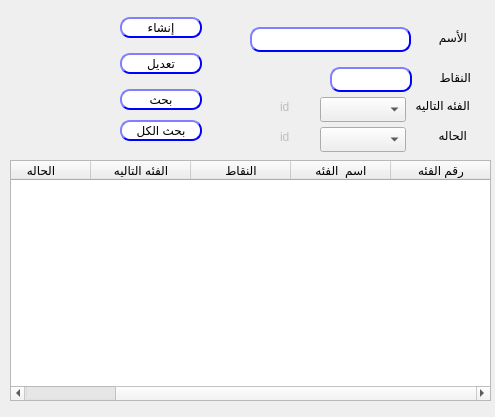
<?xml version="1.0" encoding="UTF-8"?>
<ui version="4.0">
 <class>CustomerGP</class>
 <widget class="QDialog" name="CustomerGP">
  <property name="geometry">
   <rect>
    <x>0</x>
    <y>0</y>
    <width>495</width>
    <height>417</height>
   </rect>
  </property>
  <property name="windowTitle">
   <string>إنشاء فئات عملاء</string>
  </property>
  <widget class="QLabel" name="desc">
   <property name="geometry">
    <rect>
     <x>386</x>
     <y>27</y>
     <width>81</width>
     <height>21</height>
    </rect>
   </property>
   <property name="text">
    <string>الأسم</string>
   </property>
  </widget>
  <widget class="QLabel" name="label_2">
   <property name="geometry">
    <rect>
     <x>400</x>
     <y>127</y>
     <width>67</width>
     <height>17</height>
    </rect>
   </property>
   <property name="text">
    <string>الحاله</string>
   </property>
  </widget>
  <widget class="QComboBox" name="CMB_custType">
   <property name="geometry">
    <rect>
     <x>320</x>
     <y>127</y>
     <width>86</width>
     <height>25</height>
    </rect>
   </property>
  </widget>
  <widget class="QPushButton" name="BTN_createCustTp">
   <property name="geometry">
    <rect>
     <x>120</x>
     <y>17</y>
     <width>82</width>
     <height>21</height>
    </rect>
   </property>
   <property name="styleSheet">
    <string notr="true">QPushButton{
                                        background-color: white;
                                        border-style: outset;
                                        border-width: 2px;
                                        border-radius: 10px;
                                        border-color: blue;
                                        min-width: 6em;
                                        }
                                        QPushButton:hover {
                                        background: qradialgradient(
                                        cx: 0.3, cy: -0.4, fx: 0.3, fy: -0.4,
                                        radius: 1.35, stop: 0 #fff, stop: 1 #bbb
                                        );
                                        }
                                        QPushButton:pressed {
                                        border-style: inset;
                                        background: qradialgradient(
                                        cx: 0.4, cy: -0.1, fx: 0.4, fy: -0.1,
                                        radius: 1.35, stop: 0 #fff, stop: 1 #ddd
                                        );
                                        }
                                    </string>
   </property>
   <property name="text">
    <string>إنشاء</string>
   </property>
  </widget>
  <widget class="QLineEdit" name="LE_desc">
   <property name="geometry">
    <rect>
     <x>250</x>
     <y>27</y>
     <width>161</width>
     <height>25</height>
    </rect>
   </property>
   <property name="styleSheet">
    <string notr="true">QLineEdit{
                                        background-color: white;
                                        border-style: outset;
                                        border-width: 2px;
                                        border-radius: 10px;
                                        border-color: blue;
                                        min-width: 6em;
                                        }
                                        QLineEdit:hover {
                                        background: qradialgradient(
                                        cx: 0.3, cy: -0.4, fx: 0.3, fy: -0.4,
                                        radius: 1.35, stop: 0 #fff, stop: 1 #bbb
                                        );
                                        }
                                       QLineEdit:pressed {
                                        border-style: inset;
                                        background: qradialgradient(
                                        cx: 0.4, cy: -0.1, fx: 0.4, fy: -0.1,
                                        radius: 1.35, stop: 0 #fff, stop: 1 #ddd
                                        );
                                        }
                                    </string>
   </property>
  </widget>
  <widget class="QTableWidget" name="Qtable_custTP">
   <property name="geometry">
    <rect>
     <x>10</x>
     <y>160</y>
     <width>481</width>
     <height>241</height>
    </rect>
   </property>
   <property name="layoutDirection">
    <enum>Qt::RightToLeft</enum>
   </property>
   <property name="autoFillBackground">
    <bool>false</bool>
   </property>
   <property name="editTriggers">
    <set>QAbstractItemView::AnyKeyPressed|QAbstractItemView::DoubleClicked|QAbstractItemView::EditKeyPressed</set>
   </property>
   <property name="showGrid">
    <bool>true</bool>
   </property>
   <column>
    <property name="text">
     <string>رقم الفئه</string>
    </property>
   </column>
   <column>
    <property name="text">
     <string>اسم  الفئه</string>
    </property>
   </column>
   <column>
    <property name="text">
     <string>النقاط</string>
    </property>
   </column>
   <column>
    <property name="text">
     <string>الفئه التاليه</string>
    </property>
   </column>
   <column>
    <property name="text">
     <string>الحاله</string>
    </property>
   </column>
  </widget>
  <widget class="QLineEdit" name="LE_points">
   <property name="geometry">
    <rect>
     <x>330</x>
     <y>67</y>
     <width>82</width>
     <height>25</height>
    </rect>
   </property>
   <property name="styleSheet">
    <string notr="true">QLineEdit{
                                        background-color: white;
                                        border-style: outset;
                                        border-width: 2px;
                                        border-radius: 10px;
                                        border-color: blue;
                                        min-width: 6em;
                                        }
                                        QLineEdit:hover {
                                        background: qradialgradient(
                                        cx: 0.3, cy: -0.4, fx: 0.3, fy: -0.4,
                                        radius: 1.35, stop: 0 #fff, stop: 1 #bbb
                                        );
                                        }
                                       QLineEdit:pressed {
                                        border-style: inset;
                                        background: qradialgradient(
                                        cx: 0.4, cy: -0.1, fx: 0.4, fy: -0.1,
                                        radius: 1.35, stop: 0 #fff, stop: 1 #ddd
                                        );
                                        }
                                    </string>
   </property>
   <property name="text">
    <string/>
   </property>
  </widget>
  <widget class="QLabel" name="desc_2">
   <property name="geometry">
    <rect>
     <x>390</x>
     <y>67</y>
     <width>81</width>
     <height>21</height>
    </rect>
   </property>
   <property name="text">
    <string>النقاط</string>
   </property>
  </widget>
  <widget class="QComboBox" name="CMB_nextLevel">
   <property name="geometry">
    <rect>
     <x>320</x>
     <y>97</y>
     <width>86</width>
     <height>25</height>
    </rect>
   </property>
  </widget>
  <widget class="QLabel" name="label_3">
   <property name="geometry">
    <rect>
     <x>403</x>
     <y>97</y>
     <width>67</width>
     <height>17</height>
    </rect>
   </property>
   <property name="text">
    <string>الفئه التاليه</string>
   </property>
  </widget>
  <widget class="QPushButton" name="BTN_searchCustTp">
   <property name="geometry">
    <rect>
     <x>120</x>
     <y>89</y>
     <width>82</width>
     <height>21</height>
    </rect>
   </property>
   <property name="styleSheet">
    <string notr="true">QPushButton{
                                        background-color: white;
                                        border-style: outset;
                                        border-width: 2px;
                                        border-radius: 10px;
                                        border-color: blue;
                                        min-width: 6em;
                                        }
                                        QPushButton:hover {
                                        background: qradialgradient(
                                        cx: 0.3, cy: -0.4, fx: 0.3, fy: -0.4,
                                        radius: 1.35, stop: 0 #fff, stop: 1 #bbb
                                        );
                                        }
                                        QPushButton:pressed {
                                        border-style: inset;
                                        background: qradialgradient(
                                        cx: 0.4, cy: -0.1, fx: 0.4, fy: -0.1,
                                        radius: 1.35, stop: 0 #fff, stop: 1 #ddd
                                        );
                                        }
                                    </string>
   </property>
   <property name="text">
    <string>بحث</string>
   </property>
  </widget>
  <widget class="QLabel" name="LB_nextLvlId">
   <property name="enabled">
    <bool>false</bool>
   </property>
   <property name="geometry">
    <rect>
     <x>280</x>
     <y>97</y>
     <width>31</width>
     <height>20</height>
    </rect>
   </property>
   <property name="text">
    <string>id</string>
   </property>
  </widget>
  <widget class="QLabel" name="LB_status">
   <property name="enabled">
    <bool>false</bool>
   </property>
   <property name="geometry">
    <rect>
     <x>280</x>
     <y>127</y>
     <width>31</width>
     <height>20</height>
    </rect>
   </property>
   <property name="text">
    <string>id</string>
   </property>
  </widget>
  <widget class="QPushButton" name="BTN_modifyCustTp">
   <property name="geometry">
    <rect>
     <x>120</x>
     <y>53</y>
     <width>82</width>
     <height>21</height>
    </rect>
   </property>
   <property name="styleSheet">
    <string notr="true">QPushButton{
                                        background-color: white;
                                        border-style: outset;
                                        border-width: 2px;
                                        border-radius: 10px;
                                        border-color: blue;
                                        min-width: 6em;
                                        }
                                        QPushButton:hover {
                                        background: qradialgradient(
                                        cx: 0.3, cy: -0.4, fx: 0.3, fy: -0.4,
                                        radius: 1.35, stop: 0 #fff, stop: 1 #bbb
                                        );
                                        }
                                        QPushButton:pressed {
                                        border-style: inset;
                                        background: qradialgradient(
                                        cx: 0.4, cy: -0.1, fx: 0.4, fy: -0.1,
                                        radius: 1.35, stop: 0 #fff, stop: 1 #ddd
                                        );
                                        }
                                    </string>
   </property>
   <property name="text">
    <string>تعديل</string>
   </property>
  </widget>
  <widget class="QLabel" name="LB_custTpId">
   <property name="enabled">
    <bool>false</bool>
   </property>
   <property name="geometry">
    <rect>
     <x>220</x>
     <y>27</y>
     <width>31</width>
     <height>20</height>
    </rect>
   </property>
   <property name="text">
    <string/>
   </property>
  </widget>
  <widget class="QPushButton" name="BTN_searchCustTp_all">
   <property name="geometry">
    <rect>
     <x>120</x>
     <y>120</y>
     <width>82</width>
     <height>21</height>
    </rect>
   </property>
   <property name="styleSheet">
    <string notr="true">QPushButton{
                                        background-color: white;
                                        border-style: outset;
                                        border-width: 2px;
                                        border-radius: 10px;
                                        border-color: blue;
                                        min-width: 6em;
                                        }
                                        QPushButton:hover {
                                        background: qradialgradient(
                                        cx: 0.3, cy: -0.4, fx: 0.3, fy: -0.4,
                                        radius: 1.35, stop: 0 #fff, stop: 1 #bbb
                                        );
                                        }
                                        QPushButton:pressed {
                                        border-style: inset;
                                        background: qradialgradient(
                                        cx: 0.4, cy: -0.1, fx: 0.4, fy: -0.1,
                                        radius: 1.35, stop: 0 #fff, stop: 1 #ddd
                                        );
                                        }
                                    </string>
   </property>
   <property name="text">
    <string>بحث الكل</string>
   </property>
  </widget>
 </widget>
 <resources/>
 <connections/>
</ui>
